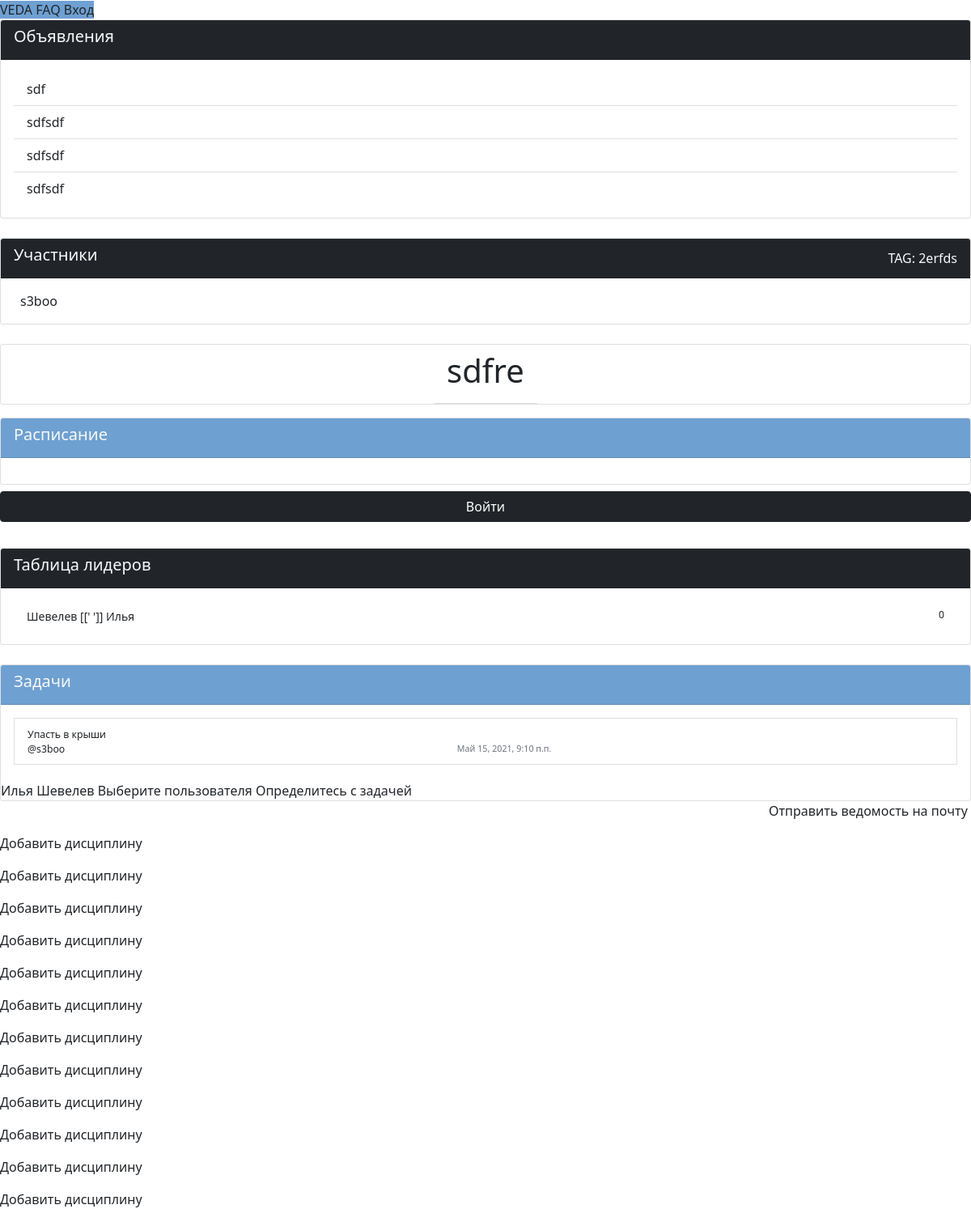
Before: /group/15 with the older database file.
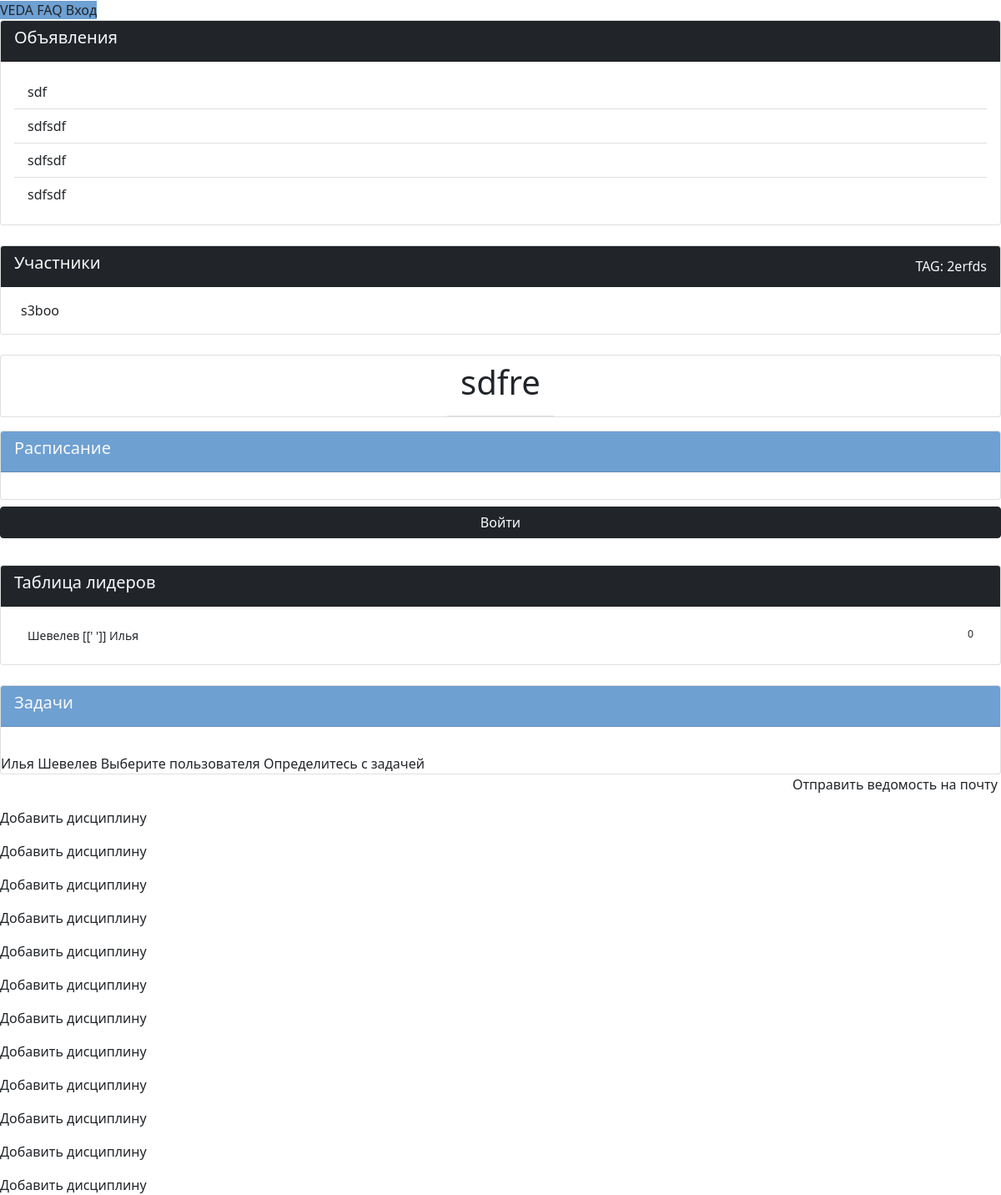
After: the same page with the newer database file.
### VEDA_application/models.py (models this page shows, shortened)
class Notice(models.Model):
    group = models.ForeignKey(
        Group,
        on_delete=models.CASCADE,
    ) # Группа для объявления
    author = models.ForeignKey(
        Client,
        on_delete=models.SET_NULL,
        null=True
    ) # Автор объявления (среди модераторов)
    message = models.CharField(max_length=250)                      # Содержание объявления
    date_of_create = models.DateTimeField(auto_now_add=True)        # Дата публикации

class Client(models.Model):
    user = models.OneToOneField(
        User,
        on_delete=models.CASCADE,
    )   # Связь один-к-одному с пользователем
    father = models.ForeignKey(
        Parent,
        on_delete=models.SET_NULL,
        null=True,
        blank=True,
        related_name='father'
    ) # Связь с родителем внешним ключем
    mother =  models.ForeignKey(
        Parent,
        on_delete=models.SET_NULL,
        blank=True,
        null=True,
        related_name='mother'
    ) # Связь с родителем внешним ключом
    status = models.CharField(max_length=100, blank=True, null=True)             # Поле статуса (отображается в профиле пользователя)
    hobbies = models.CharField(max_length=100, blank=True, null=True)            # Поле хобби (используется куратором и отображается в профиле)
    day_of_birthday = models.DateField(null=True)         # Поле дня рождения (используется куратором и отображается в профиле)
    adress = models.CharField(max_length=50, blank=True, null=True)              # Поле адреса (используется только куратором и не виден в профиле)
    vk = models.TextField(blank=True)
    instagram = models.TextField(blank=True)
    gender = models.CharField(choices=(
        ('M', 'Male'),
        ('F', 'Female'),
        ('O', 'Other')
    ), max_length=50, null=True)                          # Пол пользователя в формате первой буквы
    userpic = models.ImageField(upload_to='userpics', null=True, default="default.png")    # Аватар пользователя
    class Meta:
        ordering = ['user__last_name', 'user__first_name']

class Task(models.Model):
    group = models.ForeignKey(
        Group,
        on_delete=models.CASCADE,
    ) # Группа с задачами
    receiver = models.ForeignKey(
        Client,
        on_delete=models.SET_NULL,
        null=True
    ) # Ответственный за задачу, может отсутствовать
    content = models.CharField(max_length=100)                      # Содержание задачи
    date_of_create = models.DateTimeField(auto_now_add=True)        # Дата открытия задачи
    date_of_completion = models.DateTimeField(null=True)                     # Дата срока для завершения
    status = models.IntegerField(choices=(
        (0, 'Ждет выполнения'),
        (1, 'Сделано')
    ))
    """ Статус выполнения задачи, где:
        0. Не выполнена
        1. Выполнена
    """
    class Meta:
        ordering = ['-id']

### VEDA_application/views.py (the view)
# urls.py: re_path('^group/(?P<pk>\S+)$', views.group, name="group"),       # страница конкретной группы, доступ по ключу
def group(request, pk):
    if request.method == "GET":
        group = get_object_or_404(models.Group, pk=pk)
        listeners = group.listeners.all()
        moderators = group.moderators.all()
        notes = Note.objects.filter(group__id=group.id)
        sorted_users = list(set(listeners | moderators))
        sorted_users = sorted(sorted_users, key=lambda user: -get_avg_user(notes, user))
        return render(request, 'group.html', context={
            'group': group,
            'listeners': listeners,
            'moderators': moderators,
            'sorted_users': sorted_users,
            'notices': models.Notice.objects.filter(group__id=group.id),
            'tasks': models.Task.objects.filter(group__id=group.id),
            'posts': models.Group_post.objects.filter(group__id=group.id),
            'sheet': models.Lesson.objects.filter(group__id=group.id),
            'disciplines': models.Discipline.objects.filter(group__id=group.id),
            'days': range(1, 32),
            'notes': notes,
            'months': [
                (1, 'Январь'),
                (2, 'Февраль'),
                (3, 'Март'),
                (4, 'Апрель'),
                (5, 'Май'),
                (6, 'Июнь'),
                (7, 'Июль'),
                (8, 'Август'),
                (9, 'Сентябрь'),
                (10, 'Октябрь'),
                (11, 'Ноябрь'),
                (12, 'Декабрь'),
            ],
        })

### VEDA_application/templatetags/veda_extras.py (called while the page is built, shortened)
@register.simple_tag
def get_avg_user(notes, user):
    count = 0
    sum = 0
    return sum / count if count > 0 else 0

### VEDA_application/templates/group.html (shortened to what the changed rows need)
{% extends 'main_template.html' %}
{% load static %}
{% load veda_extras %}
{% block application %}
  <b-container id="group" class="mt-5">
    <b-row class="flex-column flex-lg-row">
      <b-col cols=12 lg=8>
        {% if group.hNotices %}
          <div class="card card-outline-secondary m-0">
            <div class="card-body overflow-auto" style="max-height: 200px;">
              <div class="list-group list-group-flush">
                {% for notice in notices %}
                  <a href="#"
                    class="list-group-item list-group-item-action d-flex justify-content-between align-items-center">
                    {{ notice.message }}
                  </a>
                {% endfor %}
              </div>
            </div>
          </div>
        {% endif %}
        <div class="card card-outline-secondary m-0 {% if group.hNotices %} mt-4 {% else %} mt-0 {% endif %}">
          <div class="card-body">
            <div class="d-flex overflow-auto">
              {% for moderator in moderators %}
                <div id="popover-target-{{ moderator.id }}" class="d-flex flex-column mx-2">
                  {{  moderator.user.username }}
                </div>
              {% endfor %}
            </div>
          </div>
        </div>
      </b-col>
      <b-col cols=12 lg=4>
        <div class="card card-outline-secondary m-0 mb-3 no-body d-flex justify-content-center align-items-center">
          <div class="card-header text-dark bg-white">
            <h1>{{ group.name }}</h1>
          </div>
        </div>
        {% if group.hSheet %}
          <div class="card card-outline-secondary m-0 mt-4">
            <div class="card-body">
              <div class="list-group list-group-flush">
                {% for student in sorted_users %}
                  <a href="#" class="small list-group-item list-group-item-action d-flex justify-content-between">
                    {{ student.user.last_name }} [[' ']] {{ student.user.first_name }}
                    <small>
                      {% get_avg_user notes student %}
                    </small>
                  </a>
                {% endfor %}
              </div>
            </div>
          </div>
        {% endif %}
        {% if group.hTasks %}
          <div class="card card-outline-secondary m-0 mt-4">
            <div class="card-body">
              <div class="list-group list-group-flush">
                {% for task in tasks %}
                  <b-form
                    method="POST"
                    action="{% url 'update_task' task.id %}">
                    <b-button variant="link" type="submit" class="small mb-1 list-group-item list-group-item-action">
                      <small>
                        {{ task.content }}
                      </small>
                      <br>
                      <small class="d-flex justify-content-between">
                        <span>@{{ task.receiver.user.username }} </span>
                        <span class="text-secondary small">{{ task.date_of_completion }}</span>
                      </small>
                    </b-button>
                  </b-form>
                {% endfor %}
              </div>
            </div>
            <b-modal
              id="taskModal"
              v-model="taskModalShow"
              title="Новая задача"
              @show="resetTaskModal"
              @reset="resetTaskModal"
              @ok="taskSubmit">
              <b-form
                id="taskForm"
                method="POST"
                action="{% url 'add_task' group.id %}">
                <b-form-input-group>
                  <b-form-select
                  v-model="taskForm.user"
                  size="lg"
                  class="mt-2 w-100"
                  :state="validateUser">
                    {% for user in moderators %}
                      <b-form-select-option value="{{ user.id }}">{{ user.user.first_name }} {{ user.user.last_name }}</b-form-select-option>
                    {% endfor %}
                  </b-form-select>
                </b-form-input-group>
              </b-form>
            </b-modal>
          </div>
        {% endif %}
      </b-col>
    </b-row>
    <b-modal size="xl" v-model="modalShow" title="Ведомость группы">
      <b-tabs content-class="mt-2">
        {% for in_number_month, month in months %}
          <b-tab title="{{ month }}">
            <b-tabs small>
              <b-tab title="+">
                <b-form
                  method="POST"
                  action="{% url 'add_discipline' group.id %}"
                  class="mt-3">
                  <b-button type="submit" variant="dark" class="mt-3 w-100">Добавить дисциплину</b-button>
                </b-form>
              </b-tab>
            </b-tabs>
          </b-tab>
        {% endfor %}
      </b-tabs>
    </b-modal>
  </b-container>
{% endblock application %}

Changed rows visible on the page:
removed Task: content "Упасть в крыши", receiver.user.username "s3boo", date_of_completion "Май 15, 2021, 9:10 п.п."
